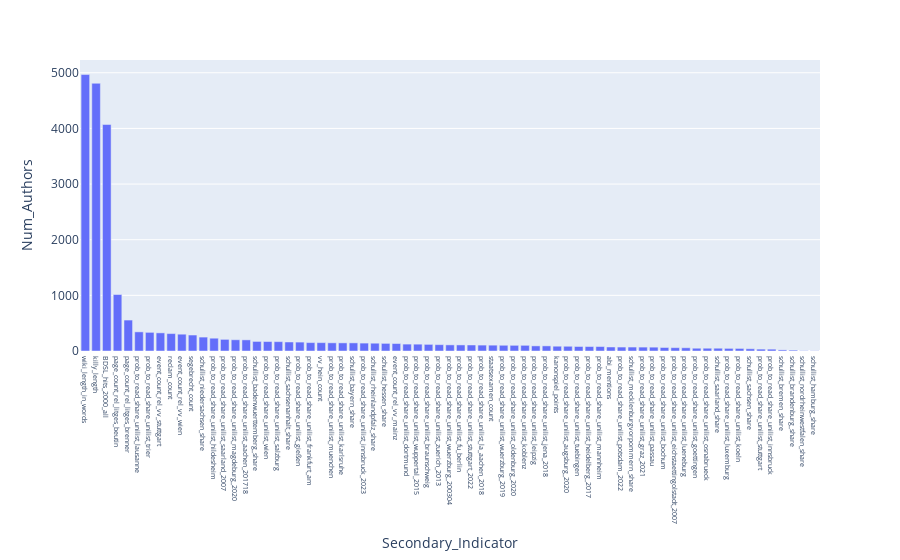

Write notebook code for a chart like this one.
### Code cell
# Visualize Number of Authors per secondary Indicator

fig = px.bar(result, x="Secondary_Indicator", y="Num_Authors")#, color="Secondary_Indicator", barmode="group")
fig.update_layout(xaxis={'categoryorder':'total descending', \
                      "tickfont" : dict(size=7)})
fig.show()

### Figure 1 — Plotly figure (JSON) as saved in the notebook; plotly's stock layout.template omitted (floating-point values rounded to 4 significant figures)
{"data": [{"alignmentgroup": "True", "hovertemplate": "Secondary_Indicator=%{x}<br>Num_Authors=%{y}<extra></extra>", "legendgroup": "", "marker": {"color": "#636efa", "pattern": {"shape": ""}}, "name": "", "offsetgroup": "", "orientation": "v", "showlegend": false, "textposition": "auto", "type": "bar", "x": ["prob_to_read_share_unilist_heidelberg_2017", "prob_to_read_share_unilist_aachen_201718", "prob_to_read_share_unilist_goettingen", "prob_to_read_share_unilist_luxemburg", "prob_to_read_share_unilist_graz_2021", "prob_to_read_share_unilist_saarland_2007", "prob_to_read_share_unilist_magdeburg_2020", "prob_to_read_share_unilist_tuebingen", "prob_to_read_share_unilist_leipzig", "prob_to_read_share_unilist_salzburg", "prob_to_read_share_unilist_passau", "prob_to_read_share_unilist_wuerzburg_2019", "prob_to_read_share_unilist_bochum", "prob_to_read_share_unilist_muenchen", "prob_to_read_share_unilist_jena_2018", "prob_to_read_share_unilist_mannheim", "prob_to_read_share_unilist_wuppertal_2015", "prob_to_read_share_unilist_gießen", "prob_to_read_share_unilist_innsbruck_2023", "prob_to_read_share_unilist_augsburg_2020", "prob_to_read_share_unilist_koeln", "prob_to_read_share_unilist_oldenburg_2020", "prob_to_read_share_unilist_eichstaettingolstadt_2007", "prob_to_read_share_unilist_karlsruhe", "prob_to_read_share_unilist_trier", "prob_to_read_share_unilist_potsdam_2022", "prob_to_read_share_unilist_frankfurt_am", "prob_to_read_share_unilist_hildesheim", "prob_to_read_share_unilist_lueneburg", "prob_to_read_share_unilist_braunschweig", "prob_to_read_share_unilist_wien", "prob_to_read_share_unilist_lausanne", "prob_to_read_share_unilist_koblenz", "prob_to_read_share_unilist_stuttgart", "prob_to_read_share_unilist_wuerzburg_200304", "prob_to_read_share_unilist_dortmund", "prob_to_read_share_unilist_stuttgart_2022", "prob_to_read_share_unilist_innsbruck", "prob_to_read_share_unilist_osnabrueck", "prob_to_read_share_unilist_la_aachen_2018", "prob_to_read_share_unilist_fu_berlin", "prob_to_read_share_unilist_zuerich_2013", "page_count_rel_litges_beutin", "page_count_rel_litges_brenner", "event_count_rel_vv_mainz", "event_count_rel_vv_stuttgart", "event_count_rel_vv_wien", "killy_length", "reclam_count", "BDSL_hits_2000_all", "staatsexamen_count", "schullist_nordrheinwestfalen_share", "schullist_bayern_share", "schullist_sachsenanhalt_share", "schullist_hamburg_share", "schullist_sachsen_share", "schullist_niedersachsen_share", "schullist_mecklenburgvorpommern_share", "schullist_rheinlandpfalz_share", "schullist_saarland_share", "schullist_hessen_share", "schullist_bremen_share", "schullist_brandenburg_share", "schullist_badenwuerttemberg_share", "abi_mentions", "kanonspiel_points", "segebrecht_count", "vv_hein_count", "wiki_length_in_words"], "xaxis": "x", "y": [80, 200, 50, 47, 70, 209, 202, 81, 92, 168, 69, 103, 63, 147, 92, 80, 123, 160, 142, 85, 46, 102, 60, 146, 335, 71, 151, 230, 58, 119, 170, 344, 102, 34, 110, 124, 108, 33, 50, 106, 109, 114, 1015, 556, 134, 326, 302, 4811, 313, 4070, 105, 5, 146, 162, 4, 40, 250, 71, 140, 50, 137, 20, 16, 172, 72, 86, 287, 150, 4968], "yaxis": "y"}], "layout": {"barmode": "relative", "legend": {"tracegroupgap": 0}, "margin": {"t": 60}, "xaxis": {"anchor": "y", "categoryorder": "total descending", "domain": [0, 1], "tickfont": {"size": 7}, "title": {"text": "Secondary_Indicator"}}, "yaxis": {"anchor": "x", "domain": [0, 1], "title": {"text": "Num_Authors"}}}}
